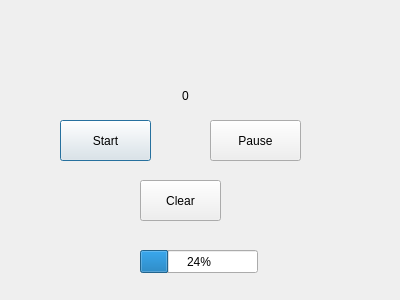
<?xml version="1.0" encoding="UTF-8"?>
<ui version="4.0">
 <class>Dialog</class>
 <widget class="QDialog" name="Dialog">
  <property name="geometry">
   <rect>
    <x>0</x>
    <y>0</y>
    <width>400</width>
    <height>300</height>
   </rect>
  </property>
  <property name="windowTitle">
   <string>Dialog</string>
  </property>
  <widget class="QPushButton" name="pushButton">
   <property name="geometry">
    <rect>
     <x>60</x>
     <y>120</y>
     <width>91</width>
     <height>41</height>
    </rect>
   </property>
   <property name="text">
    <string>Start</string>
   </property>
  </widget>
  <widget class="QLabel" name="label">
   <property name="geometry">
    <rect>
     <x>150</x>
     <y>80</y>
     <width>71</width>
     <height>31</height>
    </rect>
   </property>
   <property name="text">
    <string>0</string>
   </property>
   <property name="alignment">
    <set>Qt::AlignCenter</set>
   </property>
  </widget>
  <widget class="QProgressBar" name="progressBar">
   <property name="geometry">
    <rect>
     <x>140</x>
     <y>250</y>
     <width>118</width>
     <height>23</height>
    </rect>
   </property>
   <property name="value">
    <number>24</number>
   </property>
  </widget>
  <widget class="QPushButton" name="pauseButton">
   <property name="geometry">
    <rect>
     <x>210</x>
     <y>120</y>
     <width>91</width>
     <height>41</height>
    </rect>
   </property>
   <property name="text">
    <string>Pause</string>
   </property>
  </widget>
  <widget class="QPushButton" name="clearButton">
   <property name="geometry">
    <rect>
     <x>140</x>
     <y>180</y>
     <width>81</width>
     <height>41</height>
    </rect>
   </property>
   <property name="text">
    <string>Clear</string>
   </property>
  </widget>
 </widget>
 <resources/>
 <connections/>
</ui>
